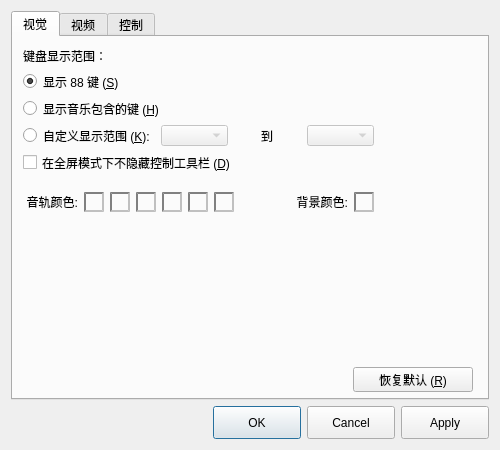
<?xml version="1.0" encoding="UTF-8"?>
<ui version="4.0">
 <class>ConfigDialog</class>
 <widget class="QDialog" name="ConfigDialog">
  <property name="geometry">
   <rect>
    <x>0</x>
    <y>0</y>
    <width>500</width>
    <height>450</height>
   </rect>
  </property>
  <property name="windowTitle">
   <string>偏好设置</string>
  </property>
  <layout class="QVBoxLayout" name="layout">
   <item>
    <widget class="QTabWidget" name="tabWidget">
     <property name="currentIndex">
      <number>0</number>
     </property>
     <widget class="QWidget" name="visualTab">
      <attribute name="title">
       <string>视觉</string>
      </attribute>
      <widget class="QWidget" name="verticalLayoutWidget">
       <property name="geometry">
        <rect>
         <x>10</x>
         <y>10</y>
         <width>351</width>
         <height>126</height>
        </rect>
       </property>
       <layout class="QGridLayout" name="visualLayout1">
        <property name="sizeConstraint">
         <enum>QLayout::SizeConstraint::SetDefaultConstraint</enum>
        </property>
        <item row="3" column="0">
         <widget class="QRadioButton" name="customKeysButton">
          <property name="sizePolicy">
           <sizepolicy hsizetype="Preferred" vsizetype="Fixed">
            <horstretch>0</horstretch>
            <verstretch>0</verstretch>
           </sizepolicy>
          </property>
          <property name="sizeIncrement">
           <size>
            <width>0</width>
            <height>0</height>
           </size>
          </property>
          <property name="text">
           <string>自定义显示范围 (&amp;K):</string>
          </property>
         </widget>
        </item>
        <item row="3" column="2" alignment="Qt::AlignmentFlag::AlignHCenter">
         <widget class="QLabel" name="toLabel">
          <property name="text">
           <string>到</string>
          </property>
         </widget>
        </item>
        <item row="3" column="1">
         <widget class="QComboBox" name="firstKeyComboBox">
          <property name="enabled">
           <bool>false</bool>
          </property>
          <property name="sizePolicy">
           <sizepolicy hsizetype="Ignored" vsizetype="Fixed">
            <horstretch>0</horstretch>
            <verstretch>0</verstretch>
           </sizepolicy>
          </property>
         </widget>
        </item>
        <item row="4" column="0" colspan="4">
         <widget class="QCheckBox" name="showControlsCheckBox">
          <property name="text">
           <string>在全屏模式下不隐藏控制工具栏 (&amp;D)</string>
          </property>
         </widget>
        </item>
        <item row="0" column="0" colspan="4">
         <widget class="QLabel" name="keyRangeLabel">
          <property name="sizePolicy">
           <sizepolicy hsizetype="Preferred" vsizetype="Fixed">
            <horstretch>0</horstretch>
            <verstretch>0</verstretch>
           </sizepolicy>
          </property>
          <property name="text">
           <string>键盘显示范围：</string>
          </property>
         </widget>
        </item>
        <item row="3" column="3">
         <widget class="QComboBox" name="lastKeyComboBox">
          <property name="enabled">
           <bool>false</bool>
          </property>
          <property name="sizePolicy">
           <sizepolicy hsizetype="Ignored" vsizetype="Fixed">
            <horstretch>0</horstretch>
            <verstretch>0</verstretch>
           </sizepolicy>
          </property>
         </widget>
        </item>
        <item row="2" column="0" colspan="4">
         <widget class="QRadioButton" name="songKeysButton">
          <property name="text">
           <string>显示音乐包含的键 (&amp;H)</string>
          </property>
         </widget>
        </item>
        <item row="1" column="0" colspan="4">
         <widget class="QRadioButton" name="allKeysButton">
          <property name="text">
           <string>显示 88 键 (&amp;S)</string>
          </property>
          <property name="checked">
           <bool>true</bool>
          </property>
         </widget>
        </item>
       </layout>
      </widget>
      <widget class="QWidget" name="gridLayoutWidget_2">
       <property name="geometry">
        <rect>
         <x>10</x>
         <y>150</y>
         <width>351</width>
         <height>31</height>
        </rect>
       </property>
       <layout class="QGridLayout" name="visualLayout2" rowstretch="0">
        <property name="sizeConstraint">
         <enum>QLayout::SizeConstraint::SetDefaultConstraint</enum>
        </property>
        <property name="verticalSpacing">
         <number>0</number>
        </property>
        <item row="0" column="5">
         <widget class="QToolButton" name="color5Button">
          <property name="sizePolicy">
           <sizepolicy hsizetype="Fixed" vsizetype="Fixed">
            <horstretch>0</horstretch>
            <verstretch>0</verstretch>
           </sizepolicy>
          </property>
          <property name="minimumSize">
           <size>
            <width>20</width>
            <height>20</height>
           </size>
          </property>
          <property name="maximumSize">
           <size>
            <width>20</width>
            <height>20</height>
           </size>
          </property>
          <property name="styleSheet">
           <string notr="true">QToolButton { border: 2px inset gray; }</string>
          </property>
          <property name="text">
           <string/>
          </property>
          <property name="toolButtonStyle">
           <enum>Qt::ToolButtonStyle::ToolButtonTextOnly</enum>
          </property>
          <property name="autoRaise">
           <bool>false</bool>
          </property>
         </widget>
        </item>
        <item row="0" column="0">
         <widget class="QLabel" name="trackColorLabel">
          <property name="sizePolicy">
           <sizepolicy hsizetype="Preferred" vsizetype="Fixed">
            <horstretch>1</horstretch>
            <verstretch>1</verstretch>
           </sizepolicy>
          </property>
          <property name="maximumSize">
           <size>
            <width>55</width>
            <height>16777215</height>
           </size>
          </property>
          <property name="text">
           <string>音轨颜色:</string>
          </property>
          <property name="alignment">
           <set>Qt::AlignmentFlag::AlignRight|Qt::AlignmentFlag::AlignTrailing|Qt::AlignmentFlag::AlignVCenter</set>
          </property>
         </widget>
        </item>
        <item row="0" column="4">
         <widget class="QToolButton" name="color4Button">
          <property name="sizePolicy">
           <sizepolicy hsizetype="Fixed" vsizetype="Fixed">
            <horstretch>0</horstretch>
            <verstretch>0</verstretch>
           </sizepolicy>
          </property>
          <property name="minimumSize">
           <size>
            <width>20</width>
            <height>20</height>
           </size>
          </property>
          <property name="maximumSize">
           <size>
            <width>20</width>
            <height>20</height>
           </size>
          </property>
          <property name="styleSheet">
           <string notr="true">QToolButton { border: 2px inset gray; }</string>
          </property>
          <property name="text">
           <string/>
          </property>
          <property name="toolButtonStyle">
           <enum>Qt::ToolButtonStyle::ToolButtonTextOnly</enum>
          </property>
          <property name="autoRaise">
           <bool>false</bool>
          </property>
         </widget>
        </item>
        <item row="0" column="3">
         <widget class="QToolButton" name="color3Button">
          <property name="sizePolicy">
           <sizepolicy hsizetype="Fixed" vsizetype="Fixed">
            <horstretch>0</horstretch>
            <verstretch>0</verstretch>
           </sizepolicy>
          </property>
          <property name="minimumSize">
           <size>
            <width>20</width>
            <height>20</height>
           </size>
          </property>
          <property name="maximumSize">
           <size>
            <width>20</width>
            <height>20</height>
           </size>
          </property>
          <property name="styleSheet">
           <string notr="true">QToolButton { border: 2px inset gray; }</string>
          </property>
          <property name="text">
           <string/>
          </property>
          <property name="toolButtonStyle">
           <enum>Qt::ToolButtonStyle::ToolButtonTextOnly</enum>
          </property>
          <property name="autoRaise">
           <bool>false</bool>
          </property>
         </widget>
        </item>
        <item row="0" column="2">
         <widget class="QToolButton" name="color2Button">
          <property name="sizePolicy">
           <sizepolicy hsizetype="Fixed" vsizetype="Fixed">
            <horstretch>0</horstretch>
            <verstretch>0</verstretch>
           </sizepolicy>
          </property>
          <property name="minimumSize">
           <size>
            <width>20</width>
            <height>20</height>
           </size>
          </property>
          <property name="maximumSize">
           <size>
            <width>20</width>
            <height>20</height>
           </size>
          </property>
          <property name="styleSheet">
           <string notr="true">QToolButton { border: 2px inset gray; }</string>
          </property>
          <property name="text">
           <string/>
          </property>
          <property name="toolButtonStyle">
           <enum>Qt::ToolButtonStyle::ToolButtonTextOnly</enum>
          </property>
          <property name="autoRaise">
           <bool>false</bool>
          </property>
         </widget>
        </item>
        <item row="0" column="1">
         <widget class="QToolButton" name="color1Button">
          <property name="sizePolicy">
           <sizepolicy hsizetype="Fixed" vsizetype="Fixed">
            <horstretch>0</horstretch>
            <verstretch>0</verstretch>
           </sizepolicy>
          </property>
          <property name="minimumSize">
           <size>
            <width>20</width>
            <height>20</height>
           </size>
          </property>
          <property name="maximumSize">
           <size>
            <width>20</width>
            <height>20</height>
           </size>
          </property>
          <property name="styleSheet">
           <string notr="true">QToolButton { border: 2px inset gray; }</string>
          </property>
          <property name="text">
           <string/>
          </property>
          <property name="toolButtonStyle">
           <enum>Qt::ToolButtonStyle::ToolButtonTextOnly</enum>
          </property>
          <property name="autoRaise">
           <bool>false</bool>
          </property>
         </widget>
        </item>
        <item row="0" column="6">
         <widget class="QToolButton" name="color6Button">
          <property name="sizePolicy">
           <sizepolicy hsizetype="Fixed" vsizetype="Fixed">
            <horstretch>0</horstretch>
            <verstretch>0</verstretch>
           </sizepolicy>
          </property>
          <property name="minimumSize">
           <size>
            <width>20</width>
            <height>20</height>
           </size>
          </property>
          <property name="maximumSize">
           <size>
            <width>20</width>
            <height>20</height>
           </size>
          </property>
          <property name="styleSheet">
           <string notr="true">QToolButton { border: 2px inset gray; }</string>
          </property>
          <property name="text">
           <string/>
          </property>
          <property name="toolButtonStyle">
           <enum>Qt::ToolButtonStyle::ToolButtonTextOnly</enum>
          </property>
          <property name="autoRaise">
           <bool>false</bool>
          </property>
         </widget>
        </item>
        <item row="0" column="8">
         <widget class="QToolButton" name="bkgColorButton">
          <property name="sizePolicy">
           <sizepolicy hsizetype="Fixed" vsizetype="Fixed">
            <horstretch>0</horstretch>
            <verstretch>0</verstretch>
           </sizepolicy>
          </property>
          <property name="minimumSize">
           <size>
            <width>20</width>
            <height>20</height>
           </size>
          </property>
          <property name="maximumSize">
           <size>
            <width>20</width>
            <height>20</height>
           </size>
          </property>
          <property name="styleSheet">
           <string notr="true">QToolButton { border: 2px inset gray; }</string>
          </property>
          <property name="text">
           <string/>
          </property>
          <property name="toolButtonStyle">
           <enum>Qt::ToolButtonStyle::ToolButtonTextOnly</enum>
          </property>
          <property name="autoRaise">
           <bool>false</bool>
          </property>
         </widget>
        </item>
        <item row="0" column="7">
         <widget class="QLabel" name="bkgColorLabel">
          <property name="text">
           <string>背景颜色:</string>
          </property>
          <property name="alignment">
           <set>Qt::AlignmentFlag::AlignRight|Qt::AlignmentFlag::AlignTrailing|Qt::AlignmentFlag::AlignVCenter</set>
          </property>
         </widget>
        </item>
       </layout>
      </widget>
      <widget class="QPushButton" name="restoreDefaultsButton">
       <property name="geometry">
        <rect>
         <x>340</x>
         <y>330</y>
         <width>120</width>
         <height>25</height>
        </rect>
       </property>
       <property name="text">
        <string>恢复默认 (&amp;R)</string>
       </property>
      </widget>
     </widget>
     <widget class="QWidget" name="videoTab">
      <attribute name="title">
       <string>视频</string>
      </attribute>
      <widget class="QGroupBox" name="videoGroupBox">
       <property name="geometry">
        <rect>
         <x>10</x>
         <y>10</y>
         <width>451</width>
         <height>171</height>
        </rect>
       </property>
       <property name="title">
        <string>视频选项（高级）</string>
       </property>
       <widget class="QWidget" name="verticalLayoutWidget_3">
        <property name="geometry">
         <rect>
          <x>10</x>
          <y>20</y>
          <width>178</width>
          <height>148</height>
         </rect>
        </property>
        <layout class="QVBoxLayout" name="videoLayout">
         <property name="spacing">
          <number>0</number>
         </property>
         <item>
          <widget class="QLabel" name="rendererLabel">
           <property name="sizePolicy">
            <sizepolicy hsizetype="Preferred" vsizetype="Fixed">
             <horstretch>0</horstretch>
             <verstretch>0</verstretch>
            </sizepolicy>
           </property>
           <property name="text">
            <string>渲染 API：</string>
           </property>
          </widget>
         </item>
         <item>
          <widget class="QRadioButton" name="openGLButton">
           <property name="sizePolicy">
            <sizepolicy hsizetype="Preferred" vsizetype="Fixed">
             <horstretch>0</horstretch>
             <verstretch>0</verstretch>
            </sizepolicy>
           </property>
           <property name="text">
            <string>O&amp;penGL</string>
           </property>
           <property name="checked">
            <bool>true</bool>
           </property>
          </widget>
         </item>
         <item>
          <widget class="QRadioButton" name="directXButton">
           <property name="enabled">
            <bool>false</bool>
           </property>
           <property name="sizePolicy">
            <sizepolicy hsizetype="Preferred" vsizetype="Fixed">
             <horstretch>0</horstretch>
             <verstretch>0</verstretch>
            </sizepolicy>
           </property>
           <property name="text">
            <string>&amp;DirectX</string>
           </property>
           <property name="checkable">
            <bool>true</bool>
           </property>
          </widget>
         </item>
         <item>
          <widget class="QRadioButton" name="vulkanButton">
           <property name="enabled">
            <bool>false</bool>
           </property>
           <property name="sizePolicy">
            <sizepolicy hsizetype="Preferred" vsizetype="Fixed">
             <horstretch>0</horstretch>
             <verstretch>0</verstretch>
            </sizepolicy>
           </property>
           <property name="text">
            <string>&amp;Vulkan</string>
           </property>
           <property name="checkable">
            <bool>true</bool>
           </property>
          </widget>
         </item>
         <item>
          <widget class="QCheckBox" name="displayFPSCheckBox">
           <property name="sizePolicy">
            <sizepolicy hsizetype="Preferred" vsizetype="Fixed">
             <horstretch>0</horstretch>
             <verstretch>0</verstretch>
            </sizepolicy>
           </property>
           <property name="text">
            <string>显示帧率 (&amp;F)</string>
           </property>
          </widget>
         </item>
         <item>
          <widget class="QCheckBox" name="limitFPSCheckBox">
           <property name="sizePolicy">
            <sizepolicy hsizetype="Preferred" vsizetype="Fixed">
             <horstretch>0</horstretch>
             <verstretch>0</verstretch>
            </sizepolicy>
           </property>
           <property name="text">
            <string>限制帧率 (重启软件生效) (&amp;L)</string>
           </property>
          </widget>
         </item>
        </layout>
       </widget>
      </widget>
     </widget>
     <widget class="QWidget" name="controlsTab">
      <attribute name="title">
       <string>控制</string>
      </attribute>
      <widget class="QGroupBox" name="controlsGroupBox">
       <property name="geometry">
        <rect>
         <x>10</x>
         <y>10</y>
         <width>451</width>
         <height>91</height>
        </rect>
       </property>
       <property name="title">
        <string>通用</string>
       </property>
       <widget class="QWidget" name="gridLayoutWidget">
        <property name="geometry">
         <rect>
          <x>10</x>
          <y>20</y>
          <width>347</width>
          <height>61</height>
         </rect>
        </property>
        <layout class="QGridLayout" name="controlsLayout">
         <item row="0" column="0">
          <widget class="QLabel" name="lrArrowsLabel1">
           <property name="text">
            <string>左/右方向键快退/快进</string>
           </property>
          </widget>
         </item>
         <item row="0" column="2">
          <widget class="QLabel" name="lrArrowsLabel2">
           <property name="contextMenuPolicy">
            <enum>Qt::ContextMenuPolicy::PreventContextMenu</enum>
           </property>
           <property name="text">
            <string>秒 (&amp;L)</string>
           </property>
           <property name="buddy">
            <cstring>lrArrowsSpinBox</cstring>
           </property>
          </widget>
         </item>
         <item row="1" column="0">
          <widget class="QLabel" name="udArrowsLabel1">
           <property name="text">
            <string>上/下方向键加速/减速</string>
           </property>
          </widget>
         </item>
         <item row="0" column="1">
          <widget class="QDoubleSpinBox" name="lrArrowsSpinBox">
           <property name="maximumSize">
            <size>
             <width>80</width>
             <height>16777215</height>
            </size>
           </property>
           <property name="tabletTracking">
            <bool>false</bool>
           </property>
           <property name="accelerated">
            <bool>false</bool>
           </property>
           <property name="decimals">
            <number>1</number>
           </property>
           <property name="minimum">
            <double>-100000000000000001097906362944045541740492309677311846336810682903157585404911491537163328978494688899061249669721172515611590283743140088328307009198146046031271664502933027185697489699588559043338384466165001178426897626212945177628091195786707458122783970171784415105291802893207873272974885715430223118336.000000000000000</double>
           </property>
           <property name="maximum">
            <double>100000000000000001097906362944045541740492309677311846336810682903157585404911491537163328978494688899061249669721172515611590283743140088328307009198146046031271664502933027185697489699588559043338384466165001178426897626212945177628091195786707458122783970171784415105291802893207873272974885715430223118336.000000000000000</double>
           </property>
           <property name="singleStep">
            <double>0.100000000000000</double>
           </property>
           <property name="stepType">
            <enum>QAbstractSpinBox::StepType::DefaultStepType</enum>
           </property>
          </widget>
         </item>
         <item row="1" column="2">
          <widget class="QLabel" name="udArrowsLabel2">
           <property name="text">
            <string>% (&amp;U)</string>
           </property>
           <property name="buddy">
            <cstring>udArrowsSpinBox</cstring>
           </property>
          </widget>
         </item>
         <item row="1" column="1">
          <widget class="QDoubleSpinBox" name="udArrowsSpinBox">
           <property name="maximumSize">
            <size>
             <width>80</width>
             <height>16777215</height>
            </size>
           </property>
           <property name="decimals">
            <number>0</number>
           </property>
           <property name="minimum">
            <double>-100000000000000001097906362944045541740492309677311846336810682903157585404911491537163328978494688899061249669721172515611590283743140088328307009198146046031271664502933027185697489699588559043338384466165001178426897626212945177628091195786707458122783970171784415105291802893207873272974885715430223118336.000000000000000</double>
           </property>
           <property name="maximum">
            <double>100000000000000001097906362944045541740492309677311846336810682903157585404911491537163328978494688899061249669721172515611590283743140088328307009198146046031271664502933027185697489699588559043338384466165001178426897626212945177628091195786707458122783970171784415105291802893207873272974885715430223118336.000000000000000</double>
           </property>
          </widget>
         </item>
        </layout>
       </widget>
      </widget>
     </widget>
    </widget>
   </item>
   <item>
    <widget class="QDialogButtonBox" name="buttonBox">
     <property name="minimumSize">
      <size>
       <width>0</width>
       <height>0</height>
      </size>
     </property>
     <property name="styleSheet">
      <string notr="true">QDialogButtonBox QPushButton {
    min-width: 80px;
    min-height: 25px;
}</string>
     </property>
     <property name="orientation">
      <enum>Qt::Orientation::Horizontal</enum>
     </property>
     <property name="standardButtons">
      <set>QDialogButtonBox::StandardButton::Apply|QDialogButtonBox::StandardButton::Cancel|QDialogButtonBox::StandardButton::Ok</set>
     </property>
     <property name="centerButtons">
      <bool>false</bool>
     </property>
    </widget>
   </item>
  </layout>
 </widget>
 <resources>
  <include location="Player.qrc"/>
 </resources>
 <connections>
  <connection>
   <sender>buttonBox</sender>
   <signal>accepted()</signal>
   <receiver>ConfigDialog</receiver>
   <slot>accept()</slot>
   <hints>
    <hint type="sourcelabel">
     <x>248</x>
     <y>254</y>
    </hint>
    <hint type="destinationlabel">
     <x>157</x>
     <y>274</y>
    </hint>
   </hints>
  </connection>
  <connection>
   <sender>buttonBox</sender>
   <signal>rejected()</signal>
   <receiver>ConfigDialog</receiver>
   <slot>reject()</slot>
   <hints>
    <hint type="sourcelabel">
     <x>316</x>
     <y>260</y>
    </hint>
    <hint type="destinationlabel">
     <x>286</x>
     <y>274</y>
    </hint>
   </hints>
  </connection>
 </connections>
</ui>
